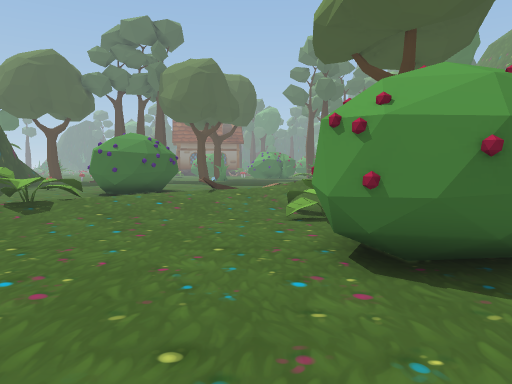
[1] (above)

21 first-person views from a walk through a 3-D level made in the Unity game engine. The camera is 1.2 m above the floor, tilts 4° down and sees 70° across. The floor is counted in squares, 1 m on a side. Each view is taken from the middle of a square. On the plan, view 1 faces up. The plan holds only what a view shows up to about 15 squares ahead; the rest is blank. The place goes on beyond the plan. The player is left out. Some animated figures are left out.

[2]
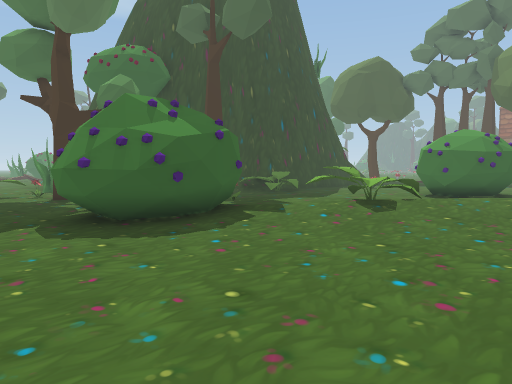

[3]
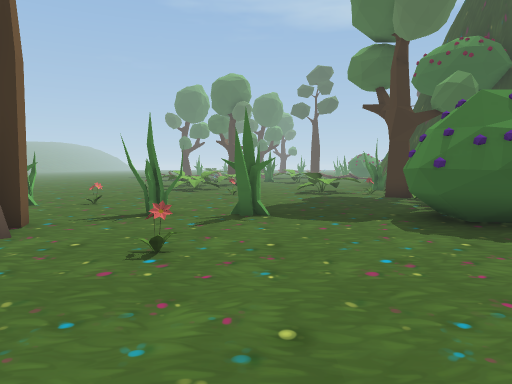

[4]
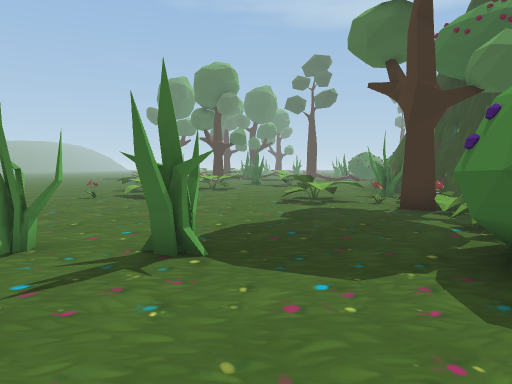

[5]
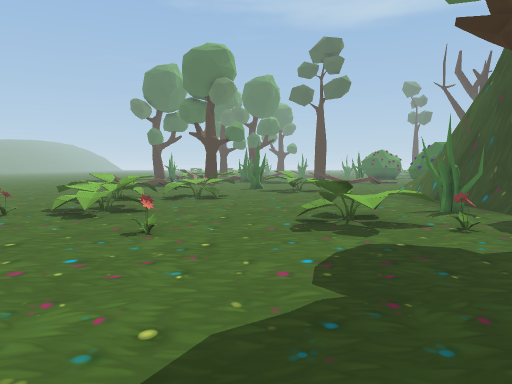

[6]
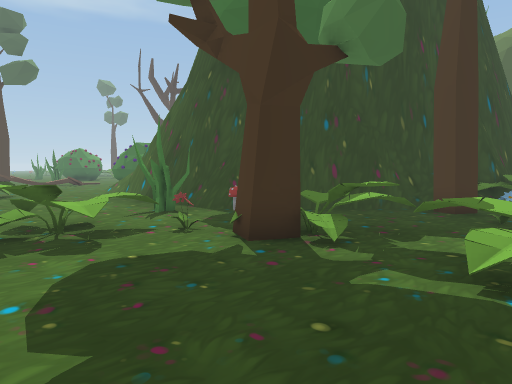

[7]
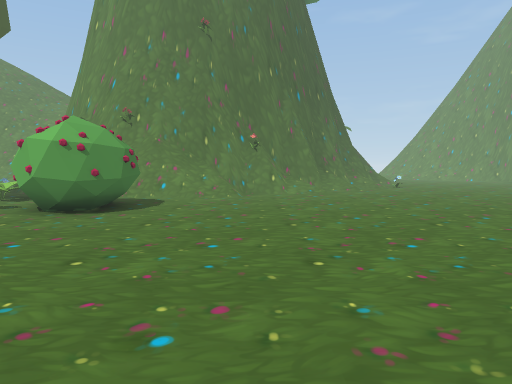

[8]
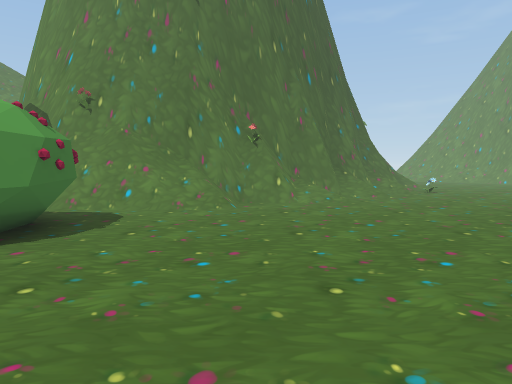

[9]
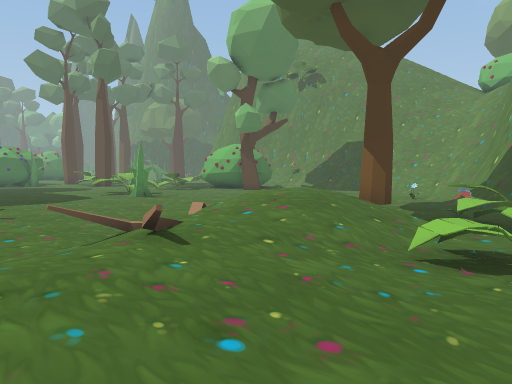

[10]
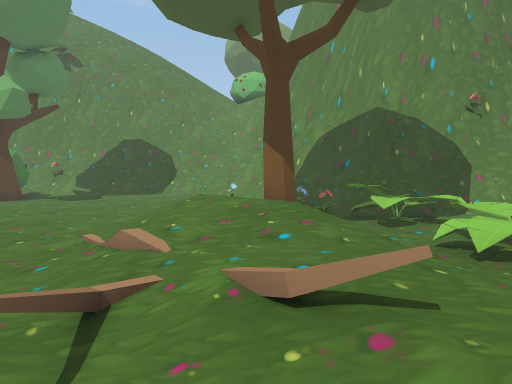

[11]
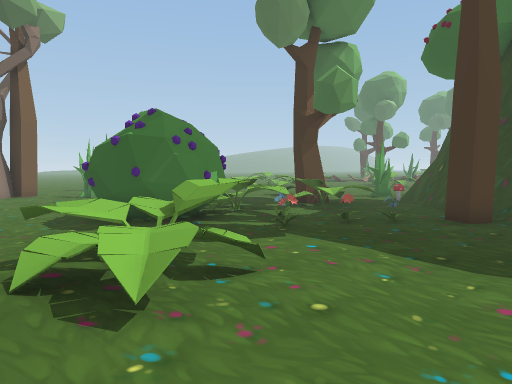

[12]
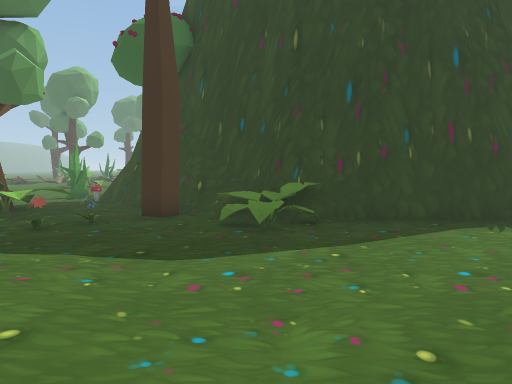

[13]
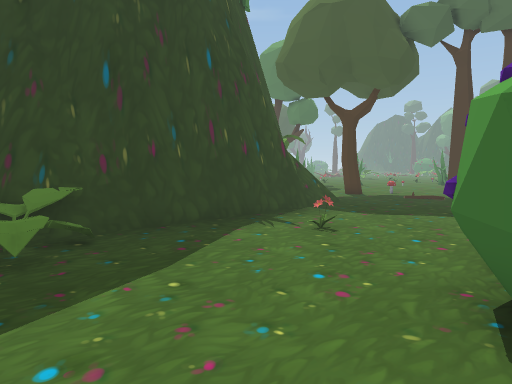

[14]
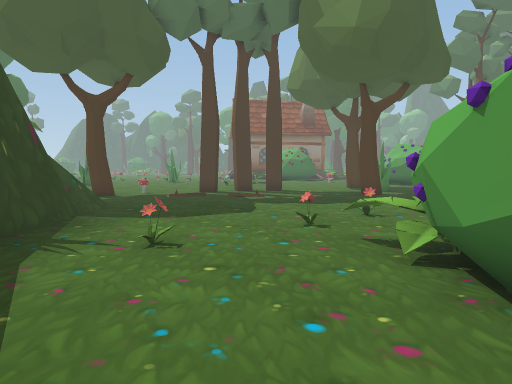

[15]
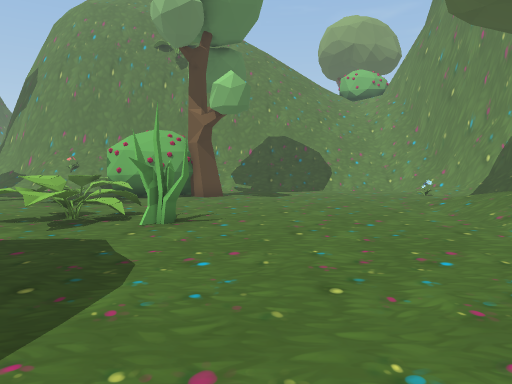

[16]
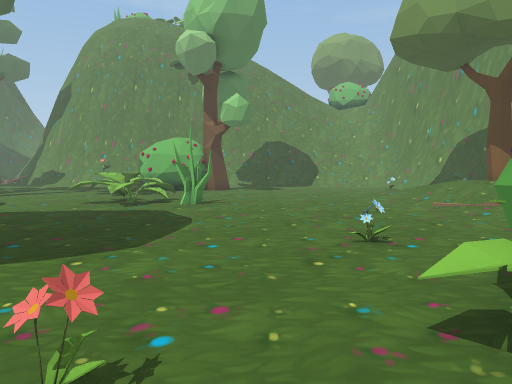

[17]
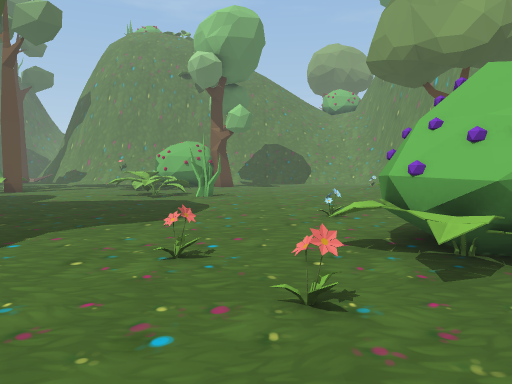

[18]
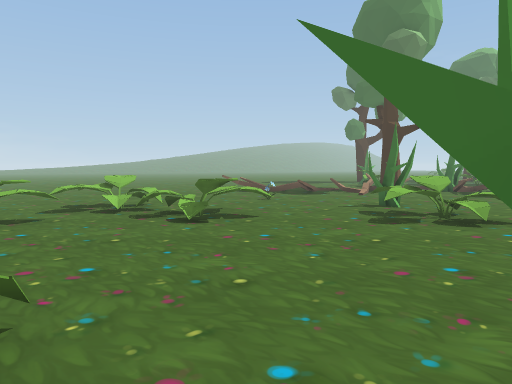

[19]
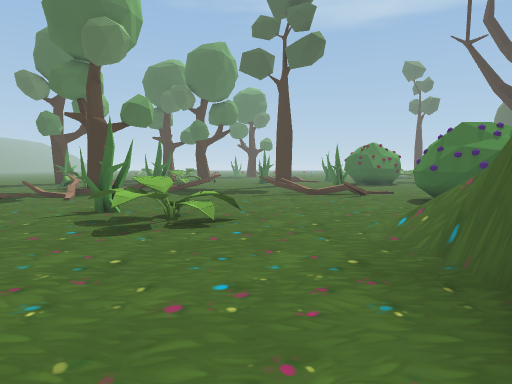

[20]
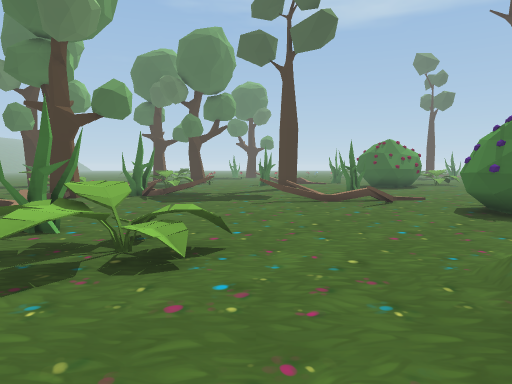

[21]
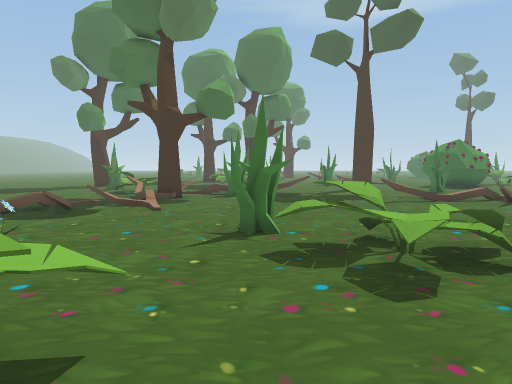

### Floor plan
Key: @ floor where view 1 was taken; # wall or solid block; x gap in a wall; . main floor; : floor 0.25 m higher than the main floor; + floor 0.5 m higher than the main floor; * floor 0.75 m higher than the main floor; / step, stairs or slope; = window, fence, low wall or low ledge; B bush; T tree; O other object.
Columns run from 38 left of view 1 to 11 right of it. Each row starts with its distance up from view 1.
 28                       TT.. ..   ..T. .........O..
 27                        ...................B .BBBB
 26                         .................BBB.BBBBB
 25                         .................BBB..B.BB
 24                         =.................//....BT
 23                        ##.................#.....TT
 22                         #.......O.................
 21                         #.........................
 20                         #.....O.B.................
 19                         #..O...BBB..O.............
 18                         #......BB  ...............
 17                         #......B BB...............
 16                         #......BBBB...../////.....
 15                        ##......BBB ...///////:....
 14                        ##B.......  .=///***// ...O
 13                       ##=.O...... //////**/T ..../
 12 ...   BB              #OO.......::::/++////T....//
 11 .... BBB              #/T......::::+:://///B.O.O/#
 10 .... BBB             ##.T.....:B::+::/.//.OBO./O##
  9  ./......           ##...O....:BBB/:.../.B.BB/O##
  8  .O/=...... O #   ###.....O.O.:B:B.....BBB.B/O=#
  7   /.=....../O=######O.BBB.BO.:B::....... B ..=##
  6 .O....................BBB.BB BB:.......BBB  ####
  5 .==...............#...TTBBBBBBBB.......BBB  ####
  4 ...=................BO.T..O  BBB.......BBBB.####
  3 ..........B......../BB......BBB.............//##
  2 =........BBB.......BBB.......B.............../##
  1 =........BB..........B......................./=#
  0 ..=.....##............................@.......=##
 -1 #............BB.............#.................=###
 -2 .............B:......O..........O............../##
 -3 xT../....... B+/.BB............................/##
 -4  T///....O....//.BB/........#..... .............//
 -5 =.././=........OBBB/...........T.    ...........//
 -6  .. //.. .....BB..BO.....O...TTTT     ............
 -7  .. ../     .................  T        ..........

Where each view was taken, in squares from view 1:
view 1: 0 up, 0 right, facing up
view 2: 0 up, 1 left, facing up-left
view 3: 1 down, 1 left, facing left
view 4: 0 up, 5 left, facing left
view 5: 0 up, 10 left, facing left
view 6: 0 up, 11 left, facing up-left
view 7: 0 up, 8 left, facing right
view 8: 0 up, 4 left, facing right
view 9: 8 up, 4 left, facing up-right
view 10: 13 up, 4 left, facing right
view 11: 13 up, 4 left, facing down-left
view 12: 13 up, 4 left, facing left
view 13: 12 up, 6 left, facing up-left
view 14: 13 up, 9 left, facing up
view 15: 21 up, 4 left, facing right
view 16: 21 up, 8 left, facing right
view 17: 21 up, 11 left, facing right
view 18: 5 up, 19 left, facing down-left
view 19: 4 up, 20 left, facing left
view 20: 4 up, 23 left, facing left
view 21: 0 up, 23 left, facing left
